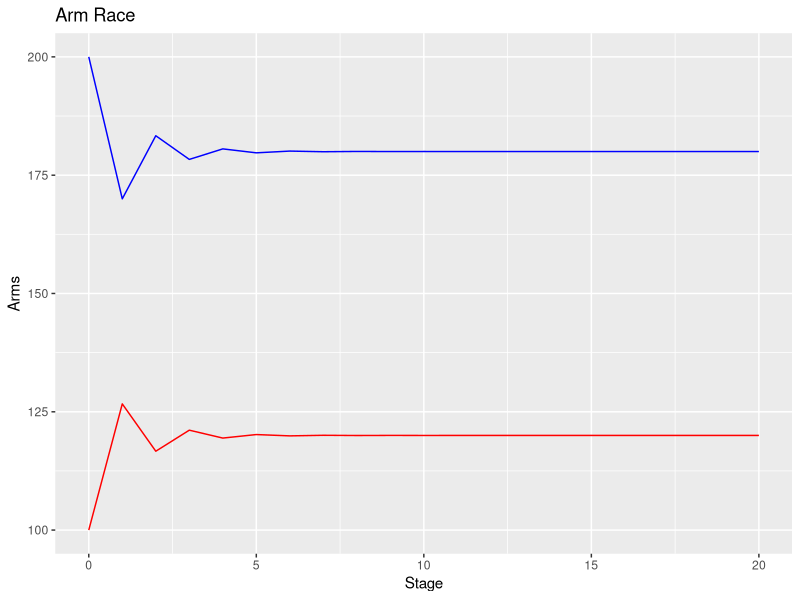
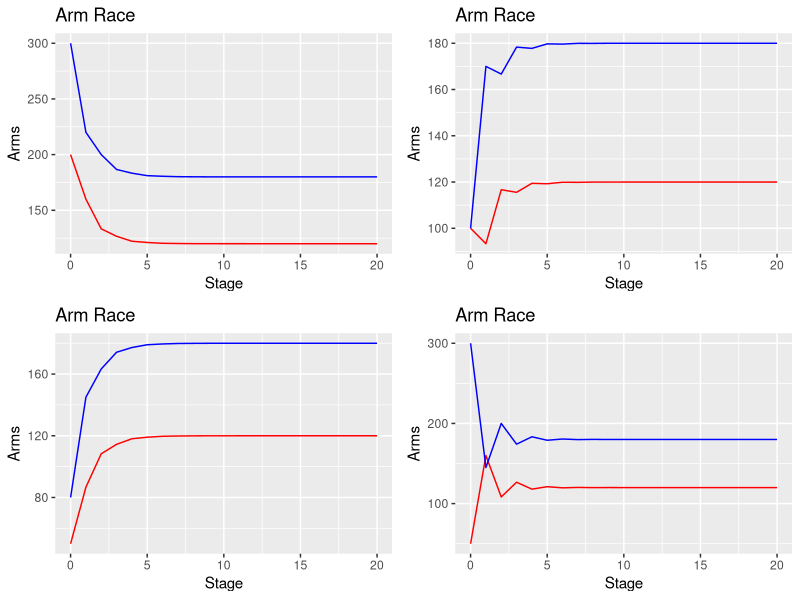
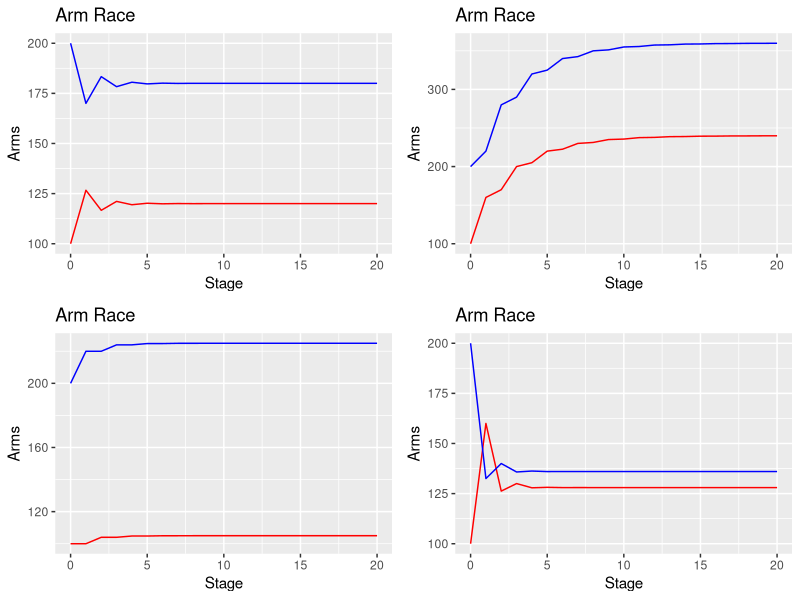

These figures' R source, in order:
## ---- chunk 1
library(ggplot2)
n <- 0
x <- 100
y <- 200
iteration <- 20

df <- data.frame(n, x, y)

for (i in 1:iteration)
{
  x_temp <- x
  y_temp <- y
  n <- i
  y <- 120 + 1 / 2 * x_temp
  x <- 60 + 1 / 3  * y_temp
  df <- rbind(df, c(n, x, y))
}
ggplot(df, aes(x = n)) + geom_line(aes(y = x), color = "red") + geom_line(aes(y = y), color = "blue") + labs(title = "Arm Race", x = "Stage", y = "Arms")
## ---- chunk 2
n <- 0
x <- 200
y <- 300
iteration <- 20
df1 <- data.frame(n, x, y)
for (i in 1:iteration)
{
  x_temp <- x
  y_temp <- y
  n <- i
  y <- 120 + 1 / 2 * x_temp
  x <- 60 + 1 / 3  * y_temp
  df1 <- rbind(df1, c(n, x, y))
}


n <- 0
x <- 100
y <- 100
iteration <- 20
df2 <- data.frame(n, x, y)
for (i in 1:iteration)
{
  x_temp <- x
  y_temp <- y
  n <- i
  y <- 120 + 1 / 2 * x_temp
  x <- 60 + 1 / 3  * y_temp
  df2 <- rbind(df2, c(n, x, y))
}


n <- 0
x <- 50
y <- 80
iteration <- 20

df3 <- data.frame(n, x, y)

for (i in 1:iteration)
{
  x_temp <- x
  y_temp <- y
  n <- i
  y <- 120 + 1 / 2 * x_temp
  x <- 60 + 1 / 3  * y_temp
  df3 <- rbind(df3, c(n, x, y))
}


n <- 0
x <- 50
y <- 300
iteration <- 20
df4 <- data.frame(n, x, y)
for (i in 1:iteration)
{
  x_temp <- x
  y_temp <- y
  n <- i
  y <- 120 + 1 / 2 * x_temp
  x <- 60 + 1 / 3  * y_temp
  df4 <- rbind(df4, c(n, x, y))
}



plot1 <- ggplot(df1, aes(x = n)) + geom_line(aes(y = x), color = "red") + geom_line(aes(y = y), color = "blue") + labs(title = "Arm Race", x = "Stage", y = "Arms")
plot2 <- ggplot(df2, aes(x = n)) + geom_line(aes(y = x), color = "red") + geom_line(aes(y = y), color = "blue") + labs(title = "Arm Race", x = "Stage", y = "Arms")
plot3 <- ggplot(df3, aes(x = n)) + geom_line(aes(y = x), color = "red") + geom_line(aes(y = y), color = "blue") + labs(title = "Arm Race", x = "Stage", y = "Arms")
plot4 <- ggplot(df4, aes(x = n)) + geom_line(aes(y = x), color = "red") + geom_line(aes(y = y), color = "blue") + labs(title = "Arm Race", x = "Stage", y = "Arms")

library(gridExtra)
grid.arrange(plot1, plot2, plot3, plot4, ncol=2, nrow = 2)


## ---- chunk 3
n <- 0
x <- 100
y <- 200
iteration <- 20
df5 <- data.frame(n, x, y)
for (i in 1:iteration)
{
  x_temp <- x
  y_temp <- y
  n <- i
  y <- 120 + 1 / 3 * x_temp
  x <- 60 + 1 / 5  * y_temp
  df5 <- rbind(df5, c(n, x, y))
}
plot5 <- ggplot(df, aes(x = n)) + geom_line(aes(y = x), color = "red") + geom_line(aes(y = y), color = "blue") + labs(title = "Arm Race", x = "Stage", y = "Arms")


n <- 0
x <- 100
y <- 200
iteration <- 20
df6 <- data.frame(n, x, y)
for (i in 1:iteration)
{
  x_temp <- x
  y_temp <- y
  n <- i
  y <- 120 + 1 * x_temp
  x <- 60 + 1 / 2  * y_temp
  df6 <- rbind(df6, c(n, x, y))
}
plot6 <- ggplot(df6, aes(x = n)) + geom_line(aes(y = x), color = "red") + geom_line(aes(y = y), color = "blue") + labs(title = "Arm Race", x = "Stage", y = "Arms")


n <- 0
x <- 100
y <- 200
iteration <- 20
df7 <- data.frame(n, x, y)
for (i in 1:iteration)
{
  x_temp <- x
  y_temp <- y
  n <- i
  y <- 120 + 1 * x_temp
  x <- 60 + 1 / 5  * y_temp
  df7 <- rbind(df7, c(n, x, y))
}
plot7 <- ggplot(df7, aes(x = n)) + geom_line(aes(y = x), color = "red") + geom_line(aes(y = y), color = "blue") + labs(title = "Arm Race", x = "Stage", y = "Arms")


n <- 0
x <- 100
y <- 200
iteration <- 20
df8 <- data.frame(n, x, y)
for (i in 1:iteration)
{
  x_temp <- x
  y_temp <- y
  n <- i
  y <- 120 + 1 / 8 * x_temp
  x <- 60 + 1 / 2  * y_temp
  df8 <- rbind(df8, c(n, x, y))
}
plot8 <- ggplot(df8, aes(x = n)) + geom_line(aes(y = x), color = "red") + geom_line(aes(y = y), color = "blue") + labs(title = "Arm Race", x = "Stage", y = "Arms")

grid.arrange(plot5, plot6, plot7, plot8, ncol=2, nrow = 2)
